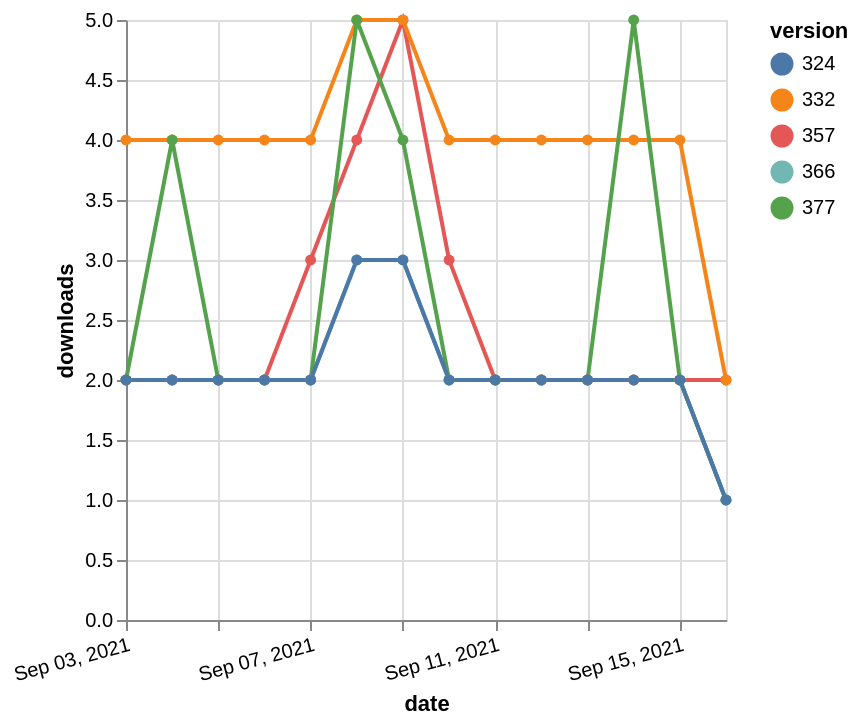

The specification (Vega-Lite) saved for this image:
### Vega-Lite specification from a JSON file in a GitHub repository (floating-point values rounded to 4 significant figures)
{"$schema": "https://vega.github.io/schema/vega-lite/v5.json", "description": "A simple bar chart with embedded data.", "data": {"values": [{"date": "2021-09-03", "total": 2308, "delta": 2, "version": "366"}, {"date": "2021-09-04", "total": 2310, "delta": 2, "version": "366"}, {"date": "2021-09-05", "total": 2312, "delta": 2, "version": "366"}, {"date": "2021-09-06", "total": 2314, "delta": 2, "version": "366"}, {"date": "2021-09-07", "total": 2316, "delta": 2, "version": "366"}, {"date": "2021-09-08", "total": 2319, "delta": 3, "version": "366"}, {"date": "2021-09-09", "total": 2322, "delta": 3, "version": "366"}, {"date": "2021-09-10", "total": 2324, "delta": 2, "version": "366"}, {"date": "2021-09-11", "total": 2326, "delta": 2, "version": "366"}, {"date": "2021-09-12", "total": 2328, "delta": 2, "version": "366"}, {"date": "2021-09-13", "total": 2330, "delta": 2, "version": "366"}, {"date": "2021-09-14", "total": 2332, "delta": 2, "version": "366"}, {"date": "2021-09-15", "total": 2334, "delta": 2, "version": "366"}, {"date": "2021-09-16", "total": 2335, "delta": 1, "version": "366"}, {"date": "2021-09-03", "total": 2879, "delta": 2, "version": "357"}, {"date": "2021-09-04", "total": 2881, "delta": 2, "version": "357"}, {"date": "2021-09-05", "total": 2883, "delta": 2, "version": "357"}, {"date": "2021-09-06", "total": 2885, "delta": 2, "version": "357"}, {"date": "2021-09-07", "total": 2888, "delta": 3, "version": "357"}, {"date": "2021-09-08", "total": 2892, "delta": 4, "version": "357"}, {"date": "2021-09-09", "total": 2897, "delta": 5, "version": "357"}, {"date": "2021-09-10", "total": 2900, "delta": 3, "version": "357"}, {"date": "2021-09-11", "total": 2902, "delta": 2, "version": "357"}, {"date": "2021-09-12", "total": 2904, "delta": 2, "version": "357"}, {"date": "2021-09-13", "total": 2906, "delta": 2, "version": "357"}, {"date": "2021-09-14", "total": 2908, "delta": 2, "version": "357"}, {"date": "2021-09-15", "total": 2910, "delta": 2, "version": "357"}, {"date": "2021-09-16", "total": 2912, "delta": 2, "version": "357"}, {"date": "2021-09-03", "total": 4908, "delta": 4, "version": "332"}, {"date": "2021-09-04", "total": 4912, "delta": 4, "version": "332"}, {"date": "2021-09-05", "total": 4916, "delta": 4, "version": "332"}, {"date": "2021-09-06", "total": 4920, "delta": 4, "version": "332"}, {"date": "2021-09-07", "total": 4924, "delta": 4, "version": "332"}, {"date": "2021-09-08", "total": 4929, "delta": 5, "version": "332"}, {"date": "2021-09-09", "total": 4934, "delta": 5, "version": "332"}, {"date": "2021-09-10", "total": 4938, "delta": 4, "version": "332"}, {"date": "2021-09-11", "total": 4942, "delta": 4, "version": "332"}, {"date": "2021-09-12", "total": 4946, "delta": 4, "version": "332"}, {"date": "2021-09-13", "total": 4950, "delta": 4, "version": "332"}, {"date": "2021-09-14", "total": 4954, "delta": 4, "version": "332"}, {"date": "2021-09-15", "total": 4958, "delta": 4, "version": "332"}, {"date": "2021-09-16", "total": 4960, "delta": 2, "version": "332"}, {"date": "2021-09-03", "total": 2112, "delta": 2, "version": "377"}, {"date": "2021-09-04", "total": 2116, "delta": 4, "version": "377"}, {"date": "2021-09-05", "total": 2118, "delta": 2, "version": "377"}, {"date": "2021-09-06", "total": 2120, "delta": 2, "version": "377"}, {"date": "2021-09-07", "total": 2122, "delta": 2, "version": "377"}, {"date": "2021-09-08", "total": 2127, "delta": 5, "version": "377"}, {"date": "2021-09-09", "total": 2131, "delta": 4, "version": "377"}, {"date": "2021-09-10", "total": 2133, "delta": 2, "version": "377"}, {"date": "2021-09-11", "total": 2135, "delta": 2, "version": "377"}, {"date": "2021-09-12", "total": 2137, "delta": 2, "version": "377"}, {"date": "2021-09-13", "total": 2139, "delta": 2, "version": "377"}, {"date": "2021-09-14", "total": 2144, "delta": 5, "version": "377"}, {"date": "2021-09-15", "total": 2146, "delta": 2, "version": "377"}, {"date": "2021-09-16", "total": 2147, "delta": 1, "version": "377"}, {"date": "2021-09-03", "total": 2623, "delta": 2, "version": "324"}, {"date": "2021-09-04", "total": 2625, "delta": 2, "version": "324"}, {"date": "2021-09-05", "total": 2627, "delta": 2, "version": "324"}, {"date": "2021-09-06", "total": 2629, "delta": 2, "version": "324"}, {"date": "2021-09-07", "total": 2631, "delta": 2, "version": "324"}, {"date": "2021-09-08", "total": 2634, "delta": 3, "version": "324"}, {"date": "2021-09-09", "total": 2637, "delta": 3, "version": "324"}, {"date": "2021-09-10", "total": 2639, "delta": 2, "version": "324"}, {"date": "2021-09-11", "total": 2641, "delta": 2, "version": "324"}, {"date": "2021-09-12", "total": 2643, "delta": 2, "version": "324"}, {"date": "2021-09-13", "total": 2645, "delta": 2, "version": "324"}, {"date": "2021-09-14", "total": 2647, "delta": 2, "version": "324"}, {"date": "2021-09-15", "total": 2649, "delta": 2, "version": "324"}, {"date": "2021-09-16", "total": 2650, "delta": 1, "version": "324"}]}, "width": "container", "mark": {"type": "line", "point": {"filled": true}}, "encoding": {"x": {"field": "date", "type": "temporal", "timeUnit": "yearmonthdate", "title": "date", "axis": {"labelAngle": -15}}, "y": {"field": "delta", "type": "quantitative", "title": "downloads"}, "color": {"field": "version", "type": "nominal"}, "tooltip": {"field": "delta"}}}
